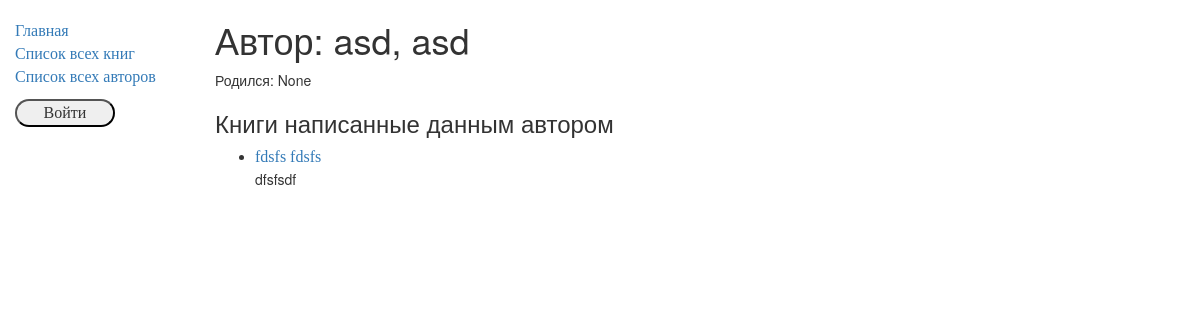
The app's page /catalog/author/4, older data.
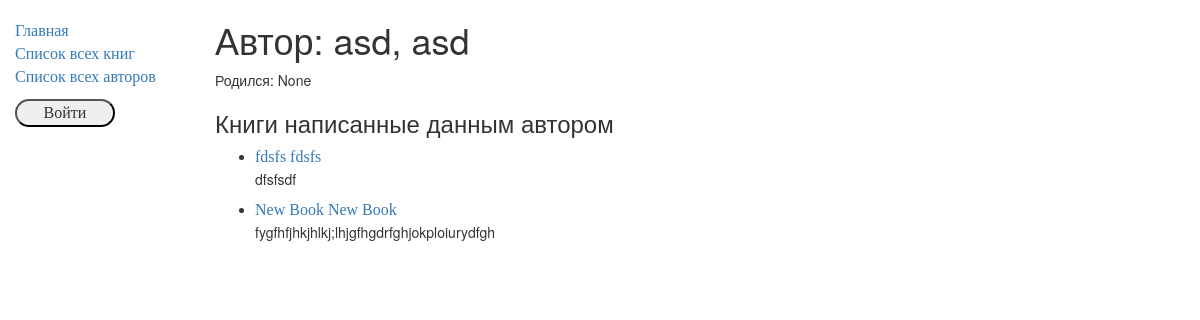
The same page, newer data.
### catalog/models.py (models this page shows, shortened)
class Book(models.Model):
    title = models.CharField(max_length=200)
    author = models.ForeignKey('Author', on_delete=models.SET_NULL, null=True)
    summary = models.TextField(max_length=1000, help_text="Enter a brief description of the book")
    isbn = models.CharField('ISBN', max_length=13, help_text='13 Character <a href="https://www.isbn-international.org/content/what-isbn">ISBN number</a>')
    genre = models.ManyToManyField(Genre, help_text="Select a genre for this book")
    def display_genre(self):
        return ','.join([ genre.name for genre in self.genre.all()[:3]])
    display_genre.short_description = 'Genre'
    def __str__(self):
        return self.title

### catalog/views.py (the view, shortened to what this page needs)
# urls.py: re_path(r'^author/(?P<pk>\d+)$', views.AuthorDetailView.as_view(), name='author-detail'),
class AuthorDetailView(generic.DetailView):
    model = Author
    paginate_by = 2
    def get_context_data(self, **kwargs):
        context = super().get_context_data(**kwargs)
        context['books'] = Book.objects.filter(author=self.object)
        return context

### catalog/models.py (called while the page is built)
    def __str__(self):
        return '%s, %s' % (self.last_name, self.first_name)

### catalog/templates/catalog/author_detail.html
{% extends "base_generic.html" %}
{% block content %}
  <h1>Автор: {{ author }}</h1>
  <p>Родился: {{ author.date_of_birth }}</p>
  <h3>Книги написанные данным автором</h3>
  <ul>
    {% for book in books %}
      <li>
        <a href="{% url 'book-detail' book.pk %}">{{ book.title }} {{ book }}</a>
      </li>
    <p>{{ book.summary }}</p>
    {% empty %}
      <li>Автор не имеет книг</li>
    {% endfor %}
  </ul>
{% endblock %}

Row changes from the older to the newer data that the page shows:
added Book: title "New Book", summary "fygfhfjhkjhlkj;lhjgfhgdrfghjokploiurydfgh"
